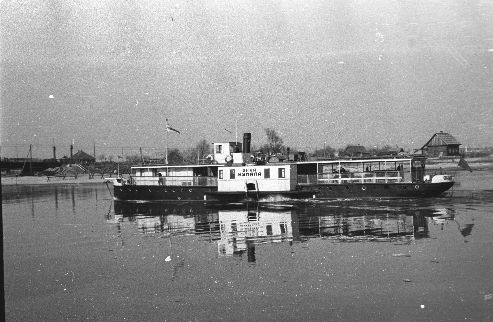
#> input picture opencv/boat1_resize.jpg, 493 x 322 px, found by its file name
$ python teacher1.py
#> lines starting #> are read from the running program, lines starting #| are printed output that depends on the picture
# -*- coding: utf-8 -*-
"""
Created on Tue Nov 30 13:33:28 2021

@author: NEdzv
"""

import numpy as np
import cv2 as cv
img=cv.imread(r'/Users/gaoyuhang/GitProgram/opencv/boat1_resize.jpg',0)
#> img is the input picture: shape (322, 493); min 6, max 255, mean 146
kernel1=np.array([[1,1,1],
                [1,1,1],
                [0,0,-0],
                [-1,-1,-1],
                [-1,-1,-1]])
img=cv.copyMakeBorder(img,1,1,2,2,cv.BORDER_REPLICATE)
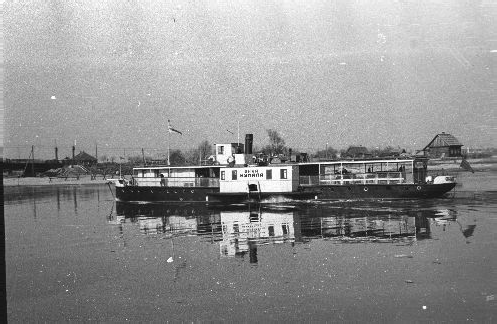
#> img: shape (324, 497); min 6, max 255, mean 145.9
for i in range(0,321,1):
    for j in range(0,492,1):
#> (the run stopped early here; a loop or call above may not have finished)
